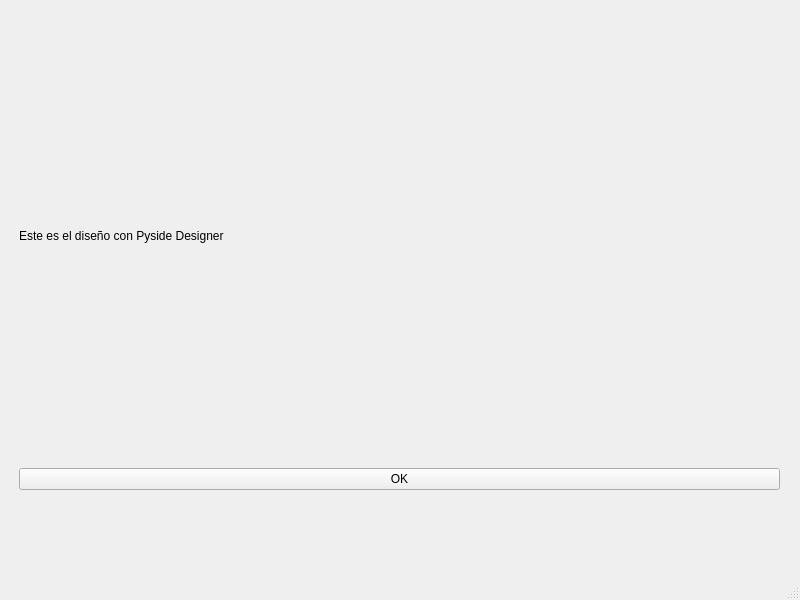
<?xml version="1.0" encoding="UTF-8"?>
<ui version="4.0">
 <class>MainWindow</class>
 <widget class="QMainWindow" name="MainWindow">
  <property name="geometry">
   <rect>
    <x>0</x>
    <y>0</y>
    <width>800</width>
    <height>600</height>
   </rect>
  </property>
  <property name="windowTitle">
   <string>MainWindow</string>
  </property>
  <widget class="QWidget" name="centralwidget">
   <widget class="QWidget" name="verticalLayoutWidget">
    <property name="geometry">
     <rect>
      <x>19</x>
      <y>9</y>
      <width>761</width>
      <height>481</height>
     </rect>
    </property>
    <layout class="QVBoxLayout" name="verticalLayout">
     <item>
      <widget class="QLabel" name="label">
       <property name="text">
        <string>Este es el diseño con Pyside Designer</string>
       </property>
      </widget>
     </item>
     <item>
      <widget class="QPushButton" name="pushButton">
       <property name="text">
        <string>OK</string>
       </property>
      </widget>
     </item>
    </layout>
   </widget>
  </widget>
  <widget class="QMenuBar" name="menubar">
   <property name="geometry">
    <rect>
     <x>0</x>
     <y>0</y>
     <width>800</width>
     <height>24</height>
    </rect>
   </property>
  </widget>
  <widget class="QStatusBar" name="statusbar"/>
 </widget>
 <resources/>
 <connections/>
</ui>
